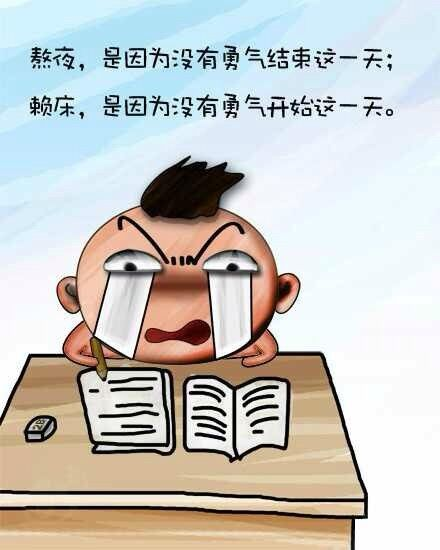
#> input picture L1/pic.jpg, 440 x 550 px
$ jupyter execute Image_manipulation.ipynb
#> lines starting #> are read from the running program, lines starting #| are printed output that depends on the picture; after the words box and inside, x2 and y2 are one past the last pixel; in counts of white or black regions, pixels touching at a corner belong together
[cell 1]
import cv2
import random
import numpy as np
from matplotlib import pyplot as plt

[cell 2]
img_gray = cv2.imread('pic.jpg',0)
#> img_gray: shape (550, 440); min 0, max 255, mean 199.6
cv2.imshow('aoye',img_gray)
key = cv2.waitKey()
#> (key Esc is pressed here)
if key == 27:
    cv2.destroyAllWindows()

[cell 3]
print(img_gray)
#> (printed output is left out)

[cell 4]
print(img_gray.dtype)
#| uint8

[cell 5]
print(img_gray.shape)   # h, w
#| (550, 440)

[cell 6]
img = cv2.imread('pic.jpg')
#> img is the input picture: shape (550, 440, 3); mean B, G, R 196, 199.8, 200.6
cv2.imshow('img', img)
key = cv2.waitKey()
#> (key Esc is pressed here)
if key == 27:
    cv2.destroyAllWindows()

[cell 7]
# to show color image to show channels
# print(img)
print(img.shape) # h, w, c
#| (550, 440, 3)

[cell 8]
# image crop
img_crop = img[0:100, 0:200]
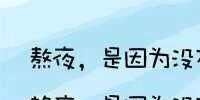
#> img_crop: shape (100, 200, 3); mean B, G, R 234.7, 219.7, 181.2
cv2.imshow('img_crop', img_crop)
key = cv2.waitKey()
#> (key Esc is pressed here)
if key == 27:
    cv2.destroyAllWindows()

[cell 9]
# color split
B, G, R = cv2.split(img)
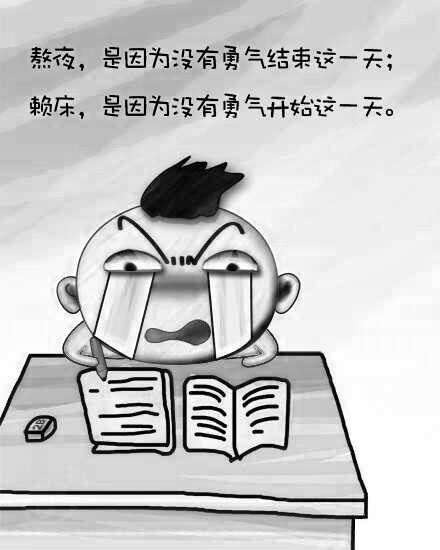
#> R: shape (550, 440); min 0, max 255, mean 200.6
cv2.imshow('B',B)
cv2.imshow('G',G)
cv2.imshow('R',R)
key = cv2.waitKey()
#> (key Esc is pressed here)
if key == 27:
    cv2.destroyAllWindows()

[cell 10]
# change color
def random_light_color(img):
    # brightness
    B,G,R = cv2.split(img)

    b_rand = random.randint(-50,50)
    if b_rand == 0:
        pass
    elif b_rand > 0:
        lim = 255 - b_rand
        B[B>lim] = 255
        B[B<=lim] = (b_rand + B[B<=lim]).astype(img.dtype)
    elif b_rand < 0:
        lim = 0 - b_rand
        B[B<lim] = 0
        B[B>=lim] = (b_rand + B[B>=lim]).astype(img.dtype)

    g_rand = random.randint(-50,50)
    if g_rand == 0:
        pass
    elif g_rand > 0:
        lim = 255 - g_rand
        G[G>lim] = 255
        G[G<=lim] = (g_rand + G[G<=lim]).astype(img.dtype)
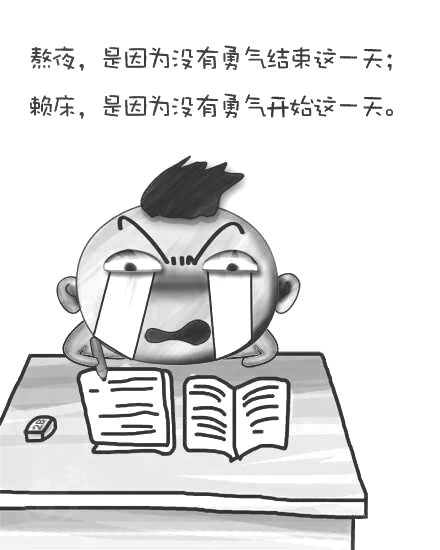
#> G: shape (550, 440); min 47, max 255, mean 226
    elif g_rand < 0:
        lim = 0 - g_rand
        G[G<lim] = 0
        G[G>=lim] = (g_rand + G[G>=lim]).astype(img.dtype)

    r_rand = random.randint(-50, 50)
    if r_rand == 0:
        pass
    elif r_rand > 0:
        lim = 255 - r_rand
        R[R>lim] = 255
#> R: shape (550, 440); 5.73% of pixels changed, all inside (x1, y1, x2, y2) = (0, 209, 440, 550)
        R[R<=lim] = (r_rand + R[R<=lim]).astype(img.dtype)
    elif r_rand < 0:
        lim = 0 - r_rand
        R[R>=lim] = (R[R>=lim] + r_rand).astype(img.dtype)
        R[R<lim] = 0

    img_merge = cv2.merge((B,G,R))
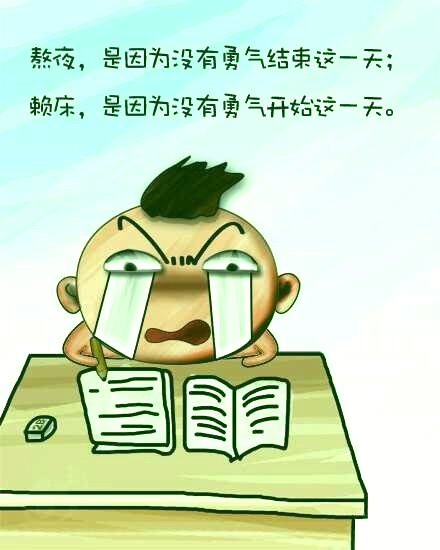
#> img_merge: shape (550, 440, 3); mean B, G, R 195, 226, 203.5
    return img_merge

[cell 11]
img_random_color = random_light_color(img)
cv2.imshow('img_random_color',img_random_color)
key = cv2.waitKey()
#> (key Esc is pressed here)
if key == 27:
    cv2.destroyAllWindows()

[cell 12]
################################
# gamma correction
img_dark = cv2.imread('pic.jpg')
cv2.imshow('img_dark', img_dark)
key = cv2.waitKey()
#> (key Esc is pressed here)
if key == 27:
    cv2.destroyAllWindows()

def adjust_gamma(image, gamma=1.0):
#> called with gamma = 2
    invGamma = 1.0/gamma
    table = []
    for i in range(256):
        table.append(((i/255.0) ** invGamma) * 255)
    table = np.array(table).astype('uint8')
    return cv2.LUT(img_dark, table)
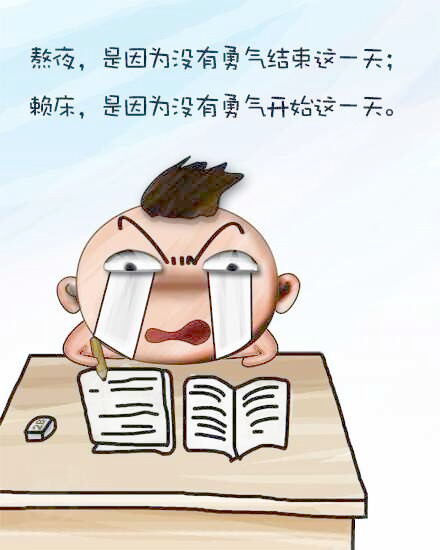
#> returned value: shape (550, 440, 3); mean of channels 0, 1, 2 214, 218.1, 220; drawn as B, G, R

[cell 13]
img_brighter = adjust_gamma(img_dark, 2)
cv2.imshow('img_dark', img_dark)
cv2.imshow('img_brighter', img_brighter)
key = cv2.waitKey()
#> (key Esc is pressed here)
if key == 27:
    cv2.destroyAllWindows()

[cell 14]
################################
# histogram  直方图统计，0-255中分别占多少 ，把其调成正态
img_small_brighter = cv2.resize(img_brighter, (int(img_brighter.shape[0]*0.5), int(img_brighter.shape[1]*0.5)))
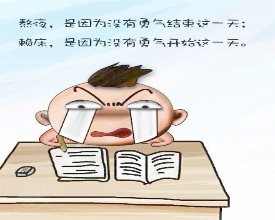
#> img_small_brighter: shape (220, 275, 3); mean B, G, R 213.9, 218.1, 220
plt.hist(img_brighter.flatten(), 256, [0, 256], color='r')
img_yuv = cv2.cvtColor(img_small_brighter, cv2.COLOR_BGR2YUV)
#> img_yuv: shape (220, 275, 3); mean of channels 0, 1, 2 218.2, 125.8, 129.5
# equalize the histogram of the Y channel
img_yuv[:,:,0] = cv2.equalizeHist(img_yuv[:,:,0]) # only for 1 channel
#> img_yuv: shape (220, 275, 3); mean of channels 0, 1, 2 130.5, 125.8, 129.5
# convert the YUV image back to RGB format
img_output = cv2.cvtColor(img_yuv, cv2.COLOR_YUV2BGR)   # y: luminance(明亮度), u&v: 色度饱和度
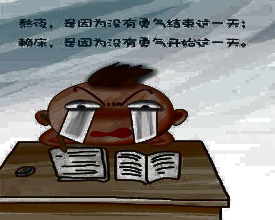
#> img_output: shape (220, 275, 3); mean B, G, R 127.4, 130.6, 132.4
cv2.imshow('Color input image', img_small_brighter)
cv2.imshow('Histogram equalized', img_output)
key = cv2.waitKey(0)
#> (key Esc is pressed here)
if key == 27:
    cv2.destroyAllWindows()
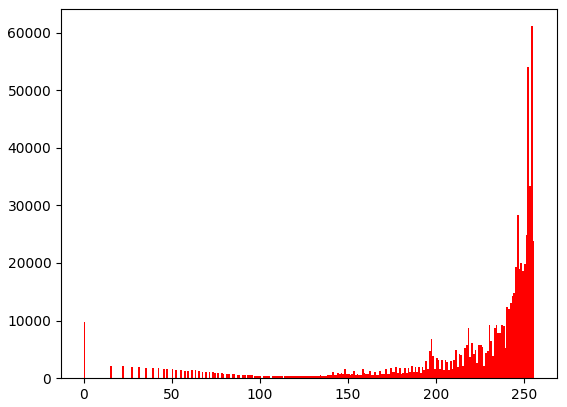
#> figure drawn by matplotlib, 1 panel; tallest bar 61104 high, from x = 254 to 255

[cell 15]
##############################
# rotation
M = cv2.getRotationMatrix2D((img.shape[1] / 2, img.shape[0] / 2), 30, 1) # center, angle, scale  获得旋转矩阵
img_rotate = cv2.warpAffine(img, M, (img.shape[1], img.shape[0]))
cv2.imshow('rotated lenna', img_rotate)
key = cv2.waitKey(0)
#> (key Esc is pressed here)
if key == 27:
    cv2.destroyAllWindows()

[cell 16]
M = cv2.getRotationMatrix2D((img.shape[1] / 2, img.shape[0] / 2), 30, 0.5) # center, angle, scale
img_rotate = cv2.warpAffine(img, M, (img.shape[1], img.shape[0]))
cv2.imshow('rotated lenna', img_rotate)
key = cv2.waitKey(0)
#> (key Esc is pressed here)
if key == 27:
    cv2.destroyAllWindows()

[cell 17]
##############################
# Affine Transform
rows, cols, ch = img.shape
#> rows = 550; cols = 440; ch = 3
pts1 = np.float32([[0,0], [cols - 1, 0], [0, rows - 1]])   # 原始点
#> pts1 = [[0, 0], [439, 0], [0, 549]]
pts2 = np.float32([[cols * 0.2, rows * 0.1], [cols * 0.9, rows * 0.2], [cols * 0.1, rows * 0.9]])   # 目标位
#> pts2 = [[88, 55], [396, 110], [44, 495]]

M = cv2.getAffineTransform(pts1, pts2)
dst = cv2.warpAffine(img, M, (cols, rows))
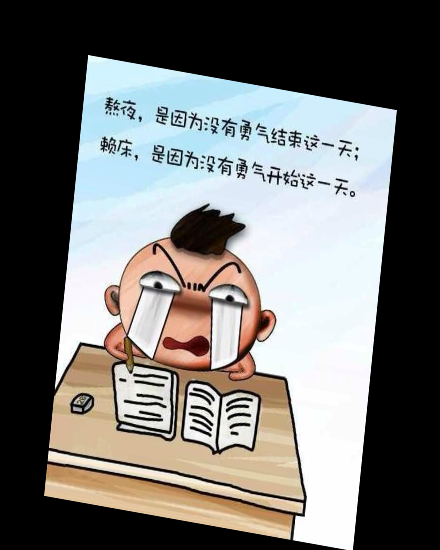
#> dst: shape (550, 440, 3); mean B, G, R 112.2, 114.4, 114.8

cv2.imshow('affine lenna', dst)
key = cv2.waitKey(0)
#> (key Esc is pressed here)
if key == 27:
    cv2.destroyAllWindows()

[cell 18]
############################
# perspective transform
def random_warp(img, row, col):
#> called with row = 550, col = 440
    height, width, channels = img.shape

    # warp:
    random_margin = 60
    x1 = random.randint(-random_margin, random_margin)
    y1 = random.randint(-random_margin, random_margin)
    x2 = random.randint(width - random_margin - 1, width - 1)
    y2 = random.randint(-random_margin, random_margin)
    x3 = random.randint(width - random_margin - 1, width - 1)
    y3 = random.randint(height - random_margin - 1, height - 1)
    x4 = random.randint(-random_margin, random_margin)
    y4 = random.randint(height - random_margin - 1, height - 1)

    dx1 = random.randint(-random_margin, random_margin)
    dy1 = random.randint(-random_margin, random_margin)
    dx2 = random.randint(width - random_margin - 1, width - 1)
    dy2 = random.randint(-random_margin, random_margin)
    dx3 = random.randint(width - random_margin - 1, width - 1)
    dy3 = random.randint(height - random_margin - 1, height - 1)
    dx4 = random.randint(-random_margin, random_margin)
    dy4 = random.randint(height - random_margin - 1, height - 1)

    pts1 = np.float32([[x1, y1], [x2, y2], [x3, y3], [x4, y4]])
    pts2 = np.float32([[dx1, dy1], [dx2, dy2], [dx3, dy3], [dx4, dy4]])
    M_warp = cv2.getPerspectiveTransform(pts1, pts2)
    img_warp = cv2.warpPerspective(img, M_warp, (width, height))
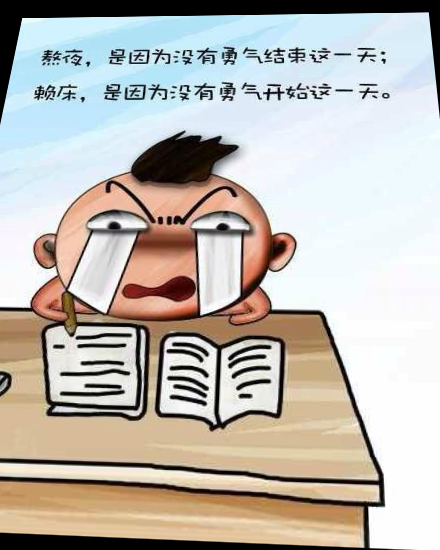
#> img_warp: shape (550, 440, 3); mean B, G, R 178.3, 185.1, 189.7
    return M_warp, img_warp
M_warp, img_warp = random_warp(img, img.shape[0], img.shape[1])
#> M_warp = [[0.883, -0.15, 22.1], [-0.0144, 0.659, 18.01], [-9.65e-05, -0.000512, 1]]
cv2.imshow('lenna_warp', img_warp)
key = cv2.waitKey(0)
#> (key Esc is pressed here)
if key == 27:
    cv2.destroyAllWindows()
